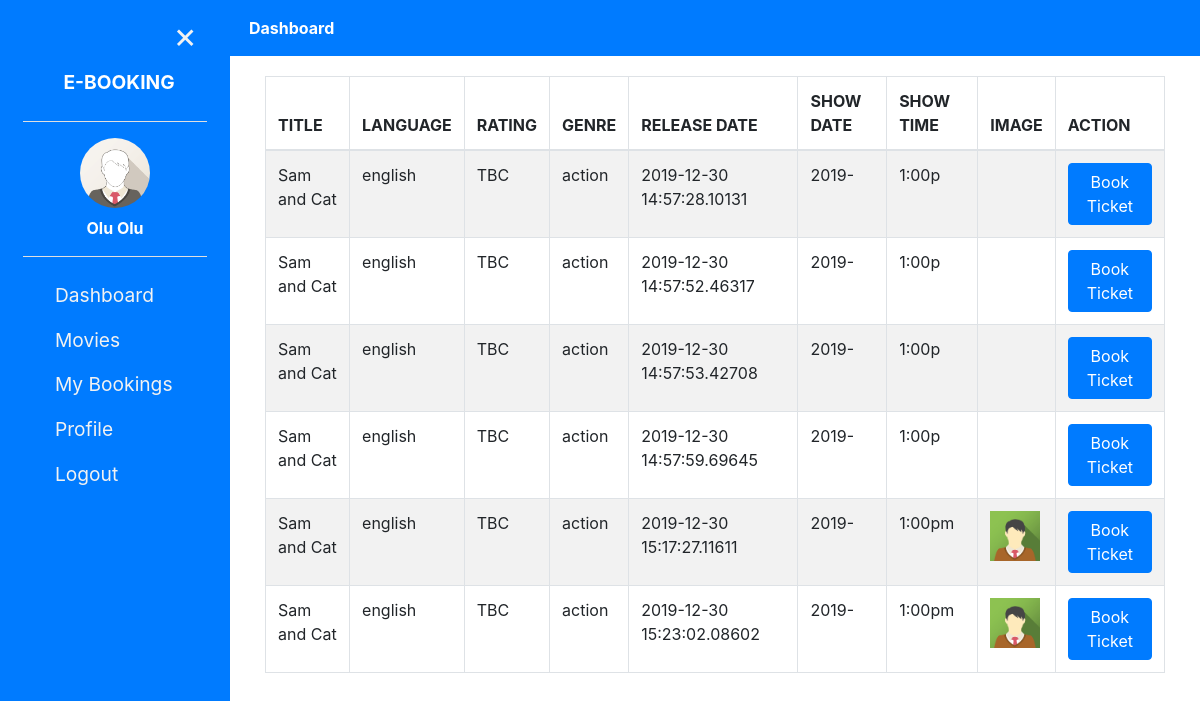
The app's page /dashboard.php (signed in) with its own data.
### tables this page shows
CREATE TABLE `movies` (
  `id` int(5) NOT NULL,
  `title` varchar(50) NOT NULL,
  `language` varchar(20) NOT NULL,
  `rating` varchar(10) NOT NULL,
  `genre` varchar(15) NOT NULL,
  `release_date` datetime(5) NOT NULL DEFAULT current_timestamp(5),
  `show_date` varchar(5) NOT NULL,
  `show_time` varchar(10) NOT NULL,
  `show_price` int(10) NOT NULL,
  `picture` varchar(50) NOT NULL
);

### dashboard.php (the view, shortened to what this page needs)
<?php session_start();
	require('mycon.php');
	if(isset($_SESSION['user_id'])){
?>
<!DOCTYPE html>
<html lang="en">
<head>
    <link rel="stylesheet" type="text/css" href="dashboardStyles.css">
	<?php
    	include 'links.php';
	?>
</head>
<body>
	<div>
        <?php
            include "sidenav.php";
        ?>
    </div>
    <nav class="bg-primary p-3">
        <span class="cursor-pointer open-bar text-white px-2 py-1 bg-primary" onclick="openNav()">
            <span><i class="fa fa-bars"></i></span>
        </span>
        <span class="dashboardClass text-white font-weight-bold" style="padding-left: 200px !important">Dashboard</span>
    </nav>
	<main id="main">
		<div class="container-fluid">
			<div class="row">
				<div class="col-sm-12 col-md-12 col-lg-12 col-xl-12">
					<table class="table table-bordered table-responsive-sm table-hover table-striped">
						<thead>
							<tr>
								<th>TITLE</th>
								<th>LANGUAGE</th>
								<th>RATING</th>
								<th>GENRE</th>
								<th>RELEASE DATE</th>
								<th>SHOW DATE</th>
								<th>SHOW TIME</th>
								<th>IMAGE</th>
								<th colspan="2">ACTION</th>
							</tr>
						</thead>
						<tbody>
							<?php
								$query = mysqli_query($con, "SELECT * FROM movies");
								while ($r = mysqli_fetch_array($query)) {
									echo "<tr>
										<td>".$r['title']."</td>
										<td>".$r['language']."</td>
										<td>".$r['rating']."</td>
										<td>".$r['genre']."</td>
										<td>".$r['release_date']."</td>
										<td>".$r['show_date']."</td>
										<td>".$r['show_time']."</td>
										<td><img class='img-fluid' width='50' src=".$r['picture']."></td>
										<td>
											<a href='bookTicket.php?id=".$r['id']."'>
												<button class='btn btn-primary'>Book Ticket</button>
											</a>
										</td>
									</tr>";
								}
							?>
						</tbody>
					</table>
				</div>
			</div>
		</div>
	</main>
</body>
</html>
<?php
} else {
	header("Location: login.php");
}
?>

### links.php (shortened to what this page needs)
<link rel="stylesheet" type="text/css" href="./assets/bootstrap/css/bootstrap.css">
<link rel="stylesheet" type="text/css" href="./assets/bootstrap/font/fontawesome-5/css/all.css">

### sidenav.php (shortened to what this page needs)
<div id="mySidenav" class="sidenav bg-primary">
  <a href="javascript:void(0)" class="closebtn" onclick="closeNav()">&times;</a>
    <div class="text-center"><a href="./dashboard1.php" class="navbar-brand text-white text-uppercase"><strong>E-BOOKING</strong></a></div>
    <hr width="80%" class="bg-light" />
    <div class="text-center">
        <img src="./images/img_avatar1.png" class="rounded-circle mb-2" style="height: 70px; width: 70px;" />
        <div class="text-white"><strong><?php echo $_SESSION['fname'] ." ".$_SESSION['fname']; ?></strong></div>
    </div>
    <hr width="80%" class="bg-light" />
    <div><a href="./dashboard.php" class="nav-link"><span class="mr-2"><i class="fa fa-desktop"></i></span>Dashboard</a></div>
    <div><a href="./movies.php" class="nav-link"><span class="mr-2"><i class="fa fa-video"></i></span>Movies</a></div>
    <div><a href="./myBookings.php" class="nav-link"><span class="mr-2"><i class="fa fa-user"></i></span>My Bookings</a></div>
    <div><a href="./profile.php" class="nav-link"><span class="mr-2"><i class="fa fa-archive"></i></span>Profile</a></div>
    <div><a href="./logout.php" class="nav-link"><span class="mr-2"><i class="fa fa-power-off"></i></span>Logout</a></div>
</div>

### dashboardStyles.css (style rules this page uses)
.sidenav { height: 100%; width: 230px; position: fixed; z-index: 1; top: 0; left: 0; background-color: #111; overflow-x: hidden; padding-top: 60px; transition: 0.5s; }
.sidenav a { padding: 8px 8px 8px 32px; text-decoration: none; font-size: 1.2rem; color: #F2F2F2; display: block; transition: 0.3s; }
.sidenav .closebtn { position: absolute; top: 0; right: 25px; font-size: 36px; margin-left: 50px; }
#main, #main1, #main2 { margin-left: 230px; transition: margin-left .5s; padding: 20px; }
.cursor-pointer { cursor: pointer; }

### records on screen
movies: title "Sam and Cat", language "english", rating "TBC", genre "action", release_date "2019-12-30 14:57:28.10131", show_date "2019-", show_time "1:00p"
movies: title "Sam and Cat", language "english", rating "TBC", genre "action", release_date "2019-12-30 14:57:52.46317", show_date "2019-", show_time "1:00p"
movies: title "Sam and Cat", language "english", rating "TBC", genre "action", release_date "2019-12-30 14:57:53.42708", show_date "2019-", show_time "1:00p"
movies: title "Sam and Cat", language "english", rating "TBC", genre "action", release_date "2019-12-30 14:57:59.69645", show_date "2019-", show_time "1:00p"
movies: title "Sam and Cat", language "english", rating "TBC", genre "action", release_date "2019-12-30 15:17:27.11611", show_date "2019-", show_time "1:00pm", picture (picture)
movies: title "Sam and Cat", language "english", rating "TBC", genre "action", release_date "2019-12-30 15:23:02.08602", show_date "2019-", show_time "1:00pm", picture (picture)

### other values on screen
$_SESSION['fname'] "Olu"
